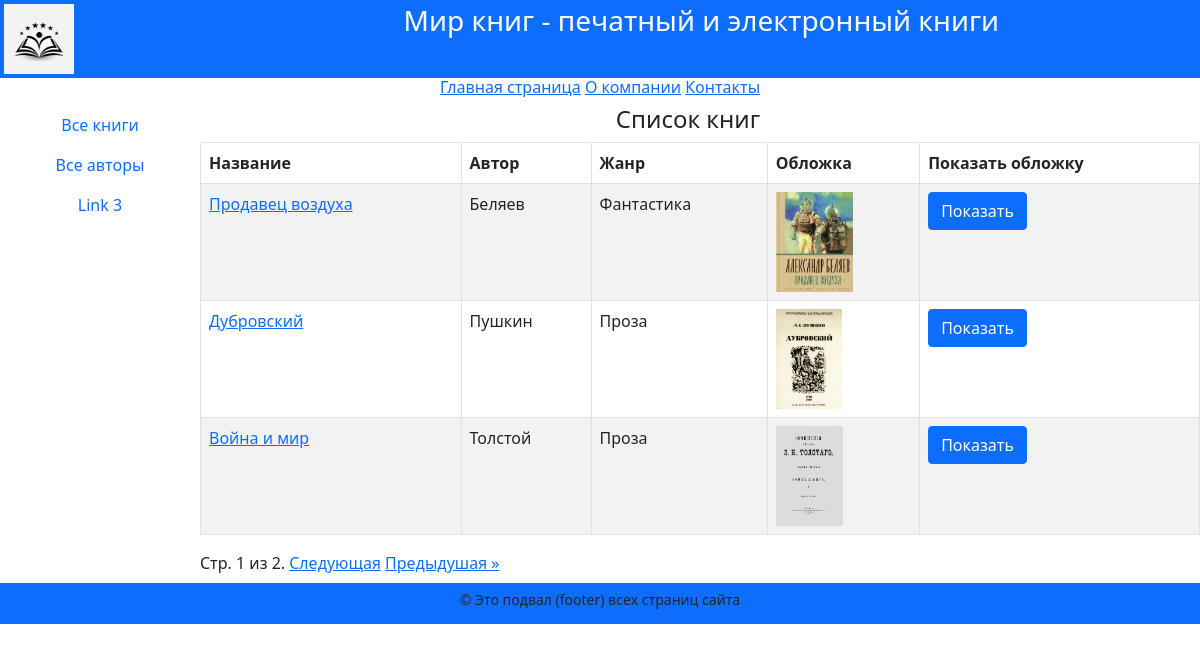
The page /books/ on the database its author committed.
### catalog/models.py (models this page shows, shortened)
class Book(models.Model):
    title = models.CharField(
        max_length=200,
        help_text="Введите название книги",
        verbose_name="Название книги",
    )
    genre = models.ForeignKey(
        "Genre",
        on_delete=models.CASCADE,
        null=True,
        help_text="Выберите жанр книги",
        verbose_name="Жанр книги",
    )
    language = models.ForeignKey(
        "Language",
        on_delete=models.CASCADE,
        null=True,
        help_text="Выберите язык книги",
        verbose_name="Язык книги",
    )
    publisher = models.ForeignKey(
        "Publisher",
        on_delete=models.CASCADE,
        null=True,
        help_text="Выберите издательство",
        verbose_name="Издательство",
    )
    year = models.CharField(
        max_length=4,
        help_text="Введите год издания",
        verbose_name="Год издания",
    )
    author = models.ManyToManyField(
        "Author",
        help_text="Выберите автора (авторов) книги",
        verbose_name="Автор (авторы) книги",
    )
    summary = models.TextField(
        max_length=1000,
        help_text="Введите краткое описание книги",
        verbose_name="Аннотация книги",
    )
    isbn = models.CharField(
        max_length=13,
        help_text="Должно содержать 13 символов",
        verbose_name="ISBN книги",
    )
    price = models.DecimalField(
        decimal_places=2,
        max_digits=7,
        help_text="Введите цену книги",
        verbose_name="Цена (руб.)",
    )
    photo = models.ImageField(
        upload_to="images",
        help_text="Загрузите изображение обложки",
        verbose_name="Изображение обложки",
    )
    def display_author(self):
        return ", ".join([author.last_name for author in self.author.all()])
    display_author.short_description = "Авторы"

class Author(models.Model):
    first_name = models.CharField(
        max_length=100,
        help_text="Введите имя автора",
        verbose_name="Имя автора",
    )
    last_name = models.CharField(
        max_length=100,
        help_text="Введите фамилию автора",
        verbose_name="Фамилия автора",
    )
    date_of_birth = models.DateField(
        help_text="Введите дату рождения",
        verbose_name="Дата рождения",
        null=True,
        blank=True,
    )
    about = models.TextField(
        help_text="Введите сведения об авторе",
        verbose_name="Сведения об авторе",
    )
    photo = models.ImageField(
        upload_to="images",
        help_text="Загрузите фото автора",
        verbose_name="Фото автора",
        null=True,
        blank=True,
    )

class Genre(models.Model):
    name = models.CharField(
        max_length=200,
        help_text="Введите жанр книги",
        verbose_name="Жанр книги",
    )
    def __str__(self) -> str:
        return self.name

### catalog/views.py (the view)
# urls.py: path("books/", views.BookListView.as_view(), name="books"),
class BookListView(ListView):
    model = Book
    context_object_name = "books"
    paginate_by = 3

### catalog/templates/catalog/book_list.html (shortened to what this page needs)
{% extends "catalog/base.html" %}
{% block content %}
<div class="row text-center text-dark lh-2">
  <h4>Список книг</h4>
</div>
{% if books %}
<table class="table table-striped table-bordered text-start">
  <thead>
    <tr>
      <th>Название</th>
      <th>Автор</th>
      <th>Жанр</th>
      <th>Обложка</th>
      <th>Показать обложку</th>
    </tr>
  </thead>
  <tbody>
    {% for book in books %}
    <tr>
      <td><a href="{{book.pk}}">{{book.title}}</a></td>
      <td>{{book.display_author}}</td>
      <td>{{book.genre}}</td>
      <td><img src="{{book.photo.url}}" alt="connect" style="max-height: 100px;"></td>
      <td><a href="{{book.photo.url}}" class="btn btn-primary" target="_blank">Показать</a></td>
    </tr>
    {% endfor %}
  </tbody>
</table>
{% else %}
<p>В базе данных нет книг</p>
{% endif %}
{% endblock %}

### rows shown on the page
Book: title "Продавец воздуха", display_author "Беляев", genre "Фантастика", photo (picture)
Book: title "Дубровский", display_author "Пушкин", genre "Проза", photo (picture)
Book: title "Война и мир", display_author "Толстой", genre "Проза", photo (picture)

### other values the page prints
{{ page_obj.number }} "1"
{{ page_obj.paginator.num_pages }} "2"
